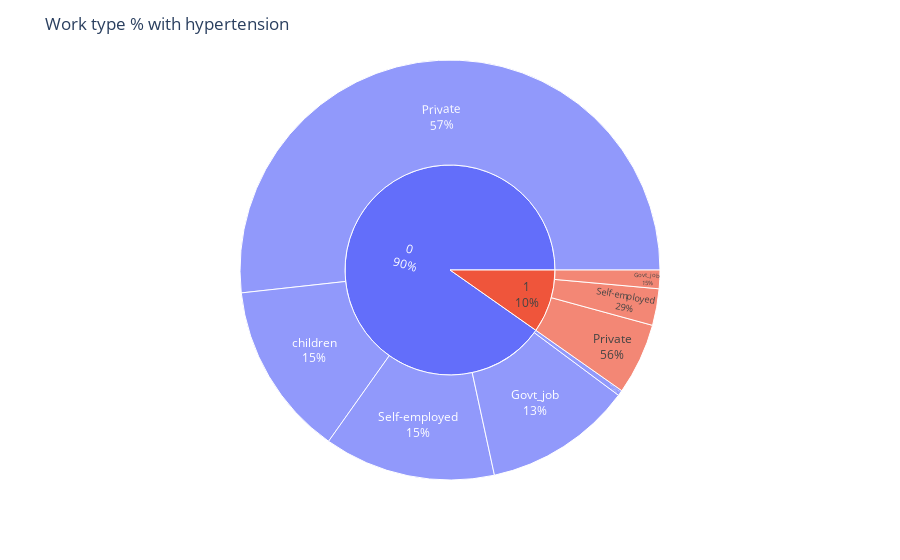

This figure's notebook cell:
### Markdown cell above
### What is % of work type with hypertension?

### Code cell
import plotly.express as px
fig = px.sunburst(df, path=['hypertension', 'work_type'])
fig.update_traces(textinfo="label+percent parent")
fig.update_layout(title_text="Work type % with hypertension")
plt.figure(figsize=(60,60))
fig.show()

### Figure 1 — Plotly figure (JSON) as saved in the notebook; plotly's stock layout.template omitted (floating-point values rounded to 4 significant figures)
{"data": [{"branchvalues": "total", "domain": {"x": [0, 1], "y": [0, 1]}, "hovertemplate": "labels=%{label}<br>count=%{value}<br>parent=%{parent}<br>id=%{id}<extra></extra>", "ids": ["0/Govt_job", "1/Govt_job", "0/Never_worked", "0/Private", "1/Private", "0/Self-employed", "1/Self-employed", "0/children", "0", "1"], "labels": ["Govt_job", "Govt_job", "Never_worked", "Private", "Private", "Self-employed", "Self-employed", "children", "0", "1"], "name": "", "parents": ["0", "1", "0", "0", "1", "0", "1", "0", "", ""], "textinfo": "label+percent parent", "type": "sunburst", "values": [584, 73, 22, 2644, 281, 675, 144, 687, 4612, 498]}], "layout": {"legend": {"tracegroupgap": 0}, "margin": {"t": 60}, "title": {"text": "Work type % with hypertension"}}}
